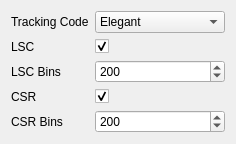
             <widget class="QWidget" name="tab_6">
              <attribute name="title">
               <string>Settings</string>
              </attribute>
              <layout class="QFormLayout" name="formLayout_7">
               <property name="fieldGrowthPolicy">
                <enum>QFormLayout::AllNonFixedFieldsGrow</enum>
               </property>
               <item row="0" column="0">
                <widget class="QLabel" name="label_2">
                 <property name="text">
                  <string>Tracking Code</string>
                 </property>
                </widget>
               </item>
               <item row="0" column="1">
                <widget class="QComboBox" name="comboBox">
                 <property name="minimumSize">
                  <size>
                   <width>130</width>
                   <height>0</height>
                  </size>
                 </property>
                 <property name="accessibleName">
                  <string>simulation:tracking_code:S02</string>
                 </property>
                 <property name="currentIndex">
                  <number>1</number>
                 </property>
                 <item>
                  <property name="text">
                   <string>ASTRA</string>
                  </property>
                 </item>
                 <item>
                  <property name="text">
                   <string>Elegant</string>
                  </property>
                 </item>
                </widget>
               </item>
               <item row="1" column="1">
                <widget class="QCheckBox" name="checkBox_5">
                 <property name="accessibleName">
                  <string>simulation:lsc:S02</string>
                 </property>
                 <property name="text">
                  <string/>
                 </property>
                 <property name="checked">
                  <bool>true</bool>
                 </property>
                </widget>
               </item>
               <item row="2" column="1">
                <widget class="QSpinBox" name="spinBox_3">
                 <property name="accessibleName">
                  <string>simulation:lsc_bins:S02</string>
                 </property>
                 <property name="maximum">
                  <number>1000</number>
                 </property>
                 <property name="value">
                  <number>200</number>
                 </property>
                </widget>
               </item>
               <item row="3" column="1">
                <widget class="QCheckBox" name="checkBox_4">
                 <property name="accessibleName">
                  <string>simulation:csr:S02</string>
                 </property>
                 <property name="text">
                  <string/>
                 </property>
                 <property name="checked">
                  <bool>true</bool>
                 </property>
                </widget>
               </item>
               <item row="4" column="1">
                <widget class="QSpinBox" name="spinBox_4">
                 <property name="accessibleName">
                  <string>simulation:csr_bins:S02</string>
                 </property>
                 <property name="minimum">
                  <number>10</number>
                 </property>
                 <property name="maximum">
                  <number>1000</number>
                 </property>
                 <property name="singleStep">
                  <number>10</number>
                 </property>
                 <property name="value">
                  <number>200</number>
                 </property>
                </widget>
               </item>
               <item row="1" column="0">
                <widget class="QLabel" name="label_14">
                 <property name="text">
                  <string>LSC</string>
                 </property>
                </widget>
               </item>
               <item row="2" column="0">
                <widget class="QLabel" name="label_12">
                 <property name="text">
                  <string>LSC Bins</string>
                 </property>
                </widget>
               </item>
               <item row="3" column="0">
                <widget class="QLabel" name="label_11">
                 <property name="text">
                  <string>CSR</string>
                 </property>
                </widget>
               </item>
               <item row="4" column="0">
                <widget class="QLabel" name="label_13">
                 <property name="text">
                  <string>CSR Bins</string>
                 </property>
                </widget>
               </item>
              </layout>
             </widget>
